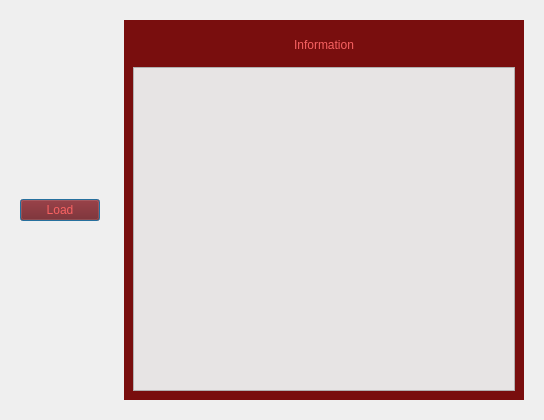
<?xml version="1.0" encoding="UTF-8"?>
<ui version="4.0">
 <class>LoadTest</class>
 <widget class="QDialog" name="LoadTestWindow">
  <property name="geometry">
   <rect>
    <x>0</x>
    <y>0</y>
    <width>544</width>
    <height>420</height>
   </rect>
  </property>
  <property name="windowTitle">
   <string>Load Test</string>
  </property>
  <layout class="QHBoxLayout" name="horizontalLayout">
   <item>
    <widget class="QWidget" name="Buttonwidget" native="true">
     <layout class="QVBoxLayout" name="verticalLayout_4">
      <item>
       <widget class="QPushButton" name="Loadbtn">
        <property name="styleSheet">
         <string notr="true">background-color:#720E0E;color:#F86262</string>
        </property>
        <property name="text">
         <string>Load</string>
        </property>
       </widget>
      </item>
     </layout>
    </widget>
   </item>
   <item>
    <widget class="QWidget" name="Infowidget" native="true">
     <layout class="QVBoxLayout" name="verticalLayout_3">
      <item>
       <widget class="QWidget" name="Info_Area" native="true">
        <property name="styleSheet">
         <string notr="true">background-color:#790E0E</string>
        </property>
        <layout class="QVBoxLayout" name="verticalLayout_2">
         <item>
          <widget class="QWidget" name="Info_Text" native="true">
           <property name="styleSheet">
            <string notr="true"/>
           </property>
           <layout class="QVBoxLayout" name="verticalLayout">
            <item>
             <widget class="QLabel" name="label">
              <property name="styleSheet">
               <string notr="true">color:#F86262</string>
              </property>
              <property name="text">
               <string>Information</string>
              </property>
              <property name="alignment">
               <set>Qt::AlignCenter</set>
              </property>
             </widget>
            </item>
           </layout>
          </widget>
         </item>
         <item>
          <widget class="QTextEdit" name="textEdit">
           <property name="styleSheet">
            <string notr="true">background-color:#E7E4E4</string>
           </property>
          </widget>
         </item>
        </layout>
       </widget>
      </item>
     </layout>
    </widget>
   </item>
  </layout>
 </widget>
 <resources/>
 <connections/>
</ui>
